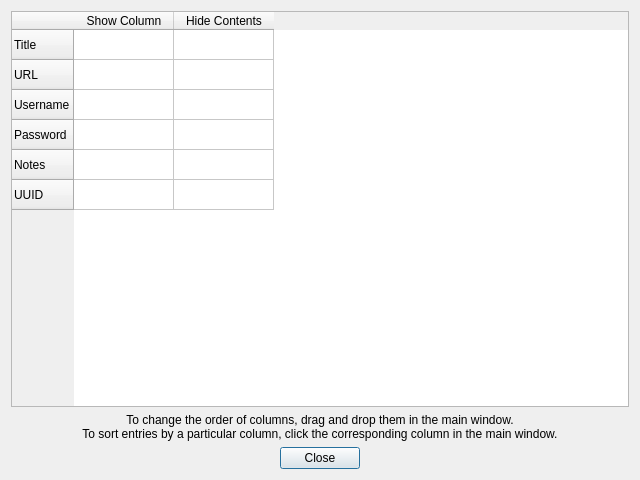
<?xml version="1.0" encoding="UTF-8"?>
<ui version="4.0">
 <class>ConfigureColumnsDialog</class>
 <widget class="QDialog" name="ConfigureColumnsDialog">
  <property name="geometry">
   <rect>
    <x>0</x>
    <y>0</y>
    <width>640</width>
    <height>480</height>
   </rect>
  </property>
  <property name="windowTitle">
   <string>Configure Columns</string>
  </property>
  <layout class="QVBoxLayout" name="verticalLayout">
   <item>
    <widget class="QTableWidget" name="tableWidget">
     <row>
      <property name="text">
       <string>Title</string>
      </property>
     </row>
     <row>
      <property name="text">
       <string>URL</string>
      </property>
     </row>
     <row>
      <property name="text">
       <string>Username</string>
      </property>
     </row>
     <row>
      <property name="text">
       <string>Password</string>
      </property>
     </row>
     <row>
      <property name="text">
       <string>Notes</string>
      </property>
     </row>
     <row>
      <property name="text">
       <string>UUID</string>
      </property>
     </row>
     <column>
      <property name="text">
       <string>Show Column</string>
      </property>
     </column>
     <column>
      <property name="text">
       <string>Hide Contents</string>
      </property>
     </column>
     <item row="0" column="0">
      <property name="text">
       <string/>
      </property>
     </item>
     <item row="0" column="1">
      <property name="text">
       <string/>
      </property>
     </item>
     <item row="1" column="0">
      <property name="text">
       <string/>
      </property>
     </item>
     <item row="1" column="1">
      <property name="text">
       <string/>
      </property>
     </item>
    </widget>
   </item>
   <item>
    <widget class="QLabel" name="orderInfoLabel">
     <property name="text">
      <string>To change the order of columns, drag and drop them in the main window.
To sort entries by a particular column, click the corresponding column in the main window.</string>
     </property>
     <property name="alignment">
      <set>Qt::AlignCenter</set>
     </property>
    </widget>
   </item>
   <item>
    <widget class="QDialogButtonBox" name="buttonBox">
     <property name="orientation">
      <enum>Qt::Horizontal</enum>
     </property>
     <property name="standardButtons">
      <set>QDialogButtonBox::Close</set>
     </property>
     <property name="centerButtons">
      <bool>true</bool>
     </property>
    </widget>
   </item>
  </layout>
 </widget>
 <tabstops>
  <tabstop>tableWidget</tabstop>
  <tabstop>buttonBox</tabstop>
 </tabstops>
 <resources/>
 <connections>
  <connection>
   <sender>buttonBox</sender>
   <signal>accepted()</signal>
   <receiver>ConfigureColumnsDialog</receiver>
   <slot>accept()</slot>
   <hints>
    <hint type="sourcelabel">
     <x>257</x>
     <y>470</y>
    </hint>
    <hint type="destinationlabel">
     <x>157</x>
     <y>274</y>
    </hint>
   </hints>
  </connection>
  <connection>
   <sender>buttonBox</sender>
   <signal>rejected()</signal>
   <receiver>ConfigureColumnsDialog</receiver>
   <slot>reject()</slot>
   <hints>
    <hint type="sourcelabel">
     <x>325</x>
     <y>470</y>
    </hint>
    <hint type="destinationlabel">
     <x>286</x>
     <y>274</y>
    </hint>
   </hints>
  </connection>
  <connection>
   <sender>tableWidget</sender>
   <signal>itemChanged(QTableWidgetItem*)</signal>
   <receiver>ConfigureColumnsDialog</receiver>
   <slot>tableItemChanged(QTableWidgetItem*)</slot>
   <hints>
    <hint type="sourcelabel">
     <x>157</x>
     <y>134</y>
    </hint>
    <hint type="destinationlabel">
     <x>760</x>
     <y>177</y>
    </hint>
   </hints>
  </connection>
 </connections>
 <slots>
  <slot>tableItemChanged(QTableWidgetItem*)</slot>
 </slots>
</ui>
